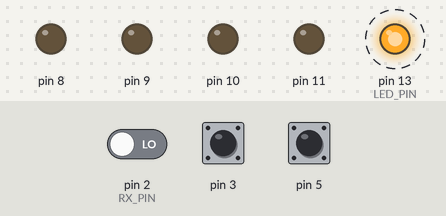
Bench run of a sketch on a simulated Arduino Pro Mini, built with avr-gcc and run on an emulated ATmega328P. On the bench: output pins drawn as LEDs (lit = HIGH). Dashed ring = blinking. Inputs (shaded band) come from the test bench; at power-on: pin 3 HIGH, pin 5 HIGH, pin 2 (RX_PIN) LOW.

Above: at 1.2 s.
1.3 s: pin 3 pulled LOW for 0.15 s
At 1.4 s:
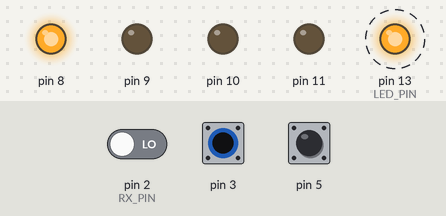
4.3 s: pin 5 pulled LOW for 0.15 s
At 4.4 s:
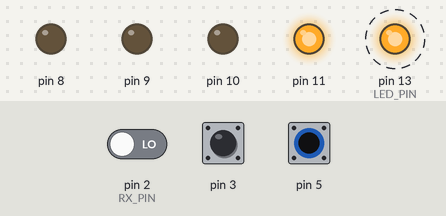
7.3 s: pin 3 pulled LOW for 1 s
At 7.9 s:
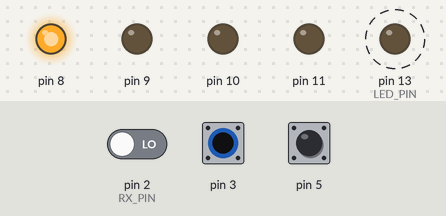
10.3 s: pin 5 pulled LOW for 1 s
At 10.9 s:
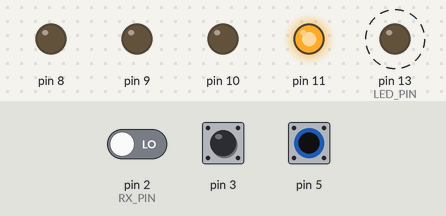
13.3 s: pin 5 pulled LOW for 3.2 s
At 16.9 s:
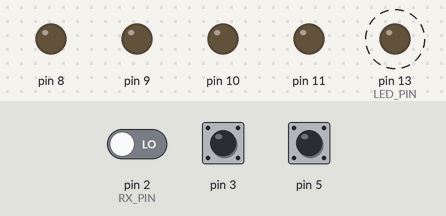
18.0 s: pin 3 pulled LOW for 3.2 s
At 18.4 s:
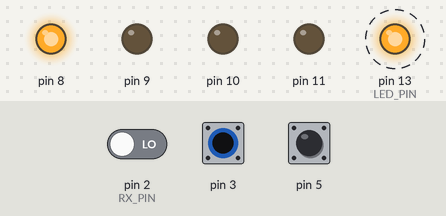
Timing chart, 0 to 23.7 s (numbered marks = the images above; inputs shaded):
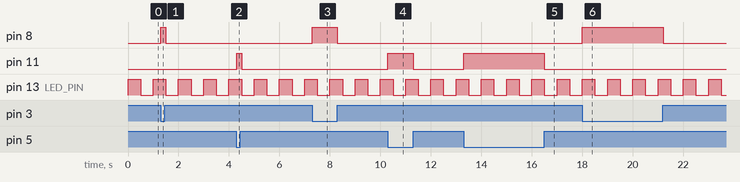

The sketch:

RcGear.ino
```cpp
/**
 * Simple RC Gear Controller.
 * Author: Heinz Bruederlin
 * Date: 01/2018
 *
 * Arduino Pro Mini ATmega328P 3.3V 8Mhz
 * Two Channel H Bridge MX1508
 *
 * Pin Raw 5V
 * Pin Gnd Gnd
 * Pin 2 (PD2 INT8) rx input impluse
 *
 * Pin 3 (PD3)      left gear limit switch (white)
 * Pin 4 (PD4)      left gear limit switch (black)
 * Pin 5 (PD5)      right gear limit switch (white)
 * Pin 6 (PD6)      right gear limit switch (black)
 *
 * Pin 8 (PB0)      left motor ina2
 * Pin 9 (PB1)      left motor ina1
 *
 * Pin 10 (PB2)      right motor inb2
 * Pin 11 (PB3)      right motor inb1
 */
 #include <Arduino.h>
 #include "Led.h"
 #include "RcRx.h"
 #include "Ctrl.h"

#define LED_PIN         13 /* Pin PB5 */
#define RX_PIN           2 /* Pin PD2 */

#define LEFT_LIMIT_OUT   3 /* Pin PD3 */
#define LEFT_LIMIT_IN    4 /* Pin PD4 */
#define RIGHT_LIMIT_OUT  5 /* Pin PD5 */
#define RIGHT_LIMIT_IN   6 /* Pin PD6 */

#define LEFT_MOTOR_1     9 /* Pin PB1*/
#define LEFT_MOTOR_2     8 /* Pin PB0*/
#define RIGHT_MOTOR_1   11 /* Pin PB3*/
#define RIGHT_MOTOR_2   10 /* Pin PB2*/

#define RX_CENTER 1500
#define RX_RANGE   200

//#define DEBUG

static Led  led(LED_PIN);
static RcRx rx(RX_PIN);
static Ctrl left( LEFT_LIMIT_IN,  LEFT_LIMIT_OUT,
                  LEFT_MOTOR_1,   LEFT_MOTOR_2, false);
static Ctrl right(RIGHT_LIMIT_IN, RIGHT_LIMIT_OUT,
                  RIGHT_MOTOR_1,  RIGHT_MOTOR_2, true);

void setup() {
    led.init();
    rx.init();
    left.init();
    right.init();
#ifdef DEBUG
    Serial.begin(19200);
#endif
}

void loop () {
    unsigned int v = rx.value();
    enum Dir {Up, Stop, Down} dir;
    if (v  > RX_CENTER+RX_RANGE) {
        dir = Up;
    } else if (v < RX_CENTER-RX_RANGE) {
        dir = Down;
    } else {
        dir = Stop;
    }
#ifdef DEBUG
    Serial.print(v); Serial.print(" "); Serial.println(dir);
#endif
    switch (dir) {
        case Up:
            left.up();
            right.up();
            led.update(Led::Middle);
            break;
        case Down:
            left.down();
            right.down();
            led.update(Led::Fast);
            break;
        case Stop:
            left.stop();
            right.stop();
            led.update(Led::Slow);
            break;
    }
    delay(100);
}
```

Ctrl.cpp
```cpp
/**
 * Simple Arduino Led Controller
 * Author: Heinz Bruederlin
 * Date: 01/2018
 */
#include "Ctrl.h"

Ctrl::Ctrl(int _limit_in,  int _limit_out, int _motor_1, int _motor_2,
           bool invert) {
    limit_in   = _limit_in;
    limit_out  = _limit_out;
    if (invert) {
        motor_1 = _motor_2;
        motor_2 = _motor_1;
    } else {
        motor_1 = _motor_1;
        motor_2 = _motor_2;
    }
}

void Ctrl::init(void) {
    pinMode(limit_in,   INPUT_PULLUP);
    pinMode(limit_out,  INPUT_PULLUP);
    pinMode(motor_1, OUTPUT);
    pinMode(motor_2, OUTPUT);
    motorStop();
    state = Stop;
}

void Ctrl::motorStop() {
    digitalWrite(motor_1, LOW);
    digitalWrite(motor_2, LOW);
}

void Ctrl::motorIn() {
    digitalWrite(motor_1, HIGH);
    digitalWrite(motor_2, LOW);
}

void Ctrl::motorOut() {
    digitalWrite(motor_1, LOW);
    digitalWrite(motor_2, HIGH);
}

void Ctrl::up(void) {
    if (digitalRead(limit_in)) {
        if (state != Stop) {
            motorStop();
            state = Stop;
        }
    } else if (state != Up) {
        motorIn();
        state = Up;
    }
}

void Ctrl::down(void) {
    if (digitalRead(limit_out)) {
        if (state != Stop) {
            motorStop();
            state = Stop;
        }
    } else if (state != Down) {
        motorOut();
        state = Down;
    }
}

void Ctrl::stop(void) {
    motorStop();
    state = Stop;
}
```

Ctrl.h
```cpp
/**
 * Simple Arduino Led Controller
 * Author: Heinz Bruederlin
 * Date: 01/2018
 */

#ifndef CTRL_H
#define CTRL_H

#include <Arduino.h>

class Ctrl {
  public:
    Ctrl(int limit_in,  int limit_out, int motor_1, int motor_2,
         bool invert);
    void init(void);
    void up(void);
    void down(void);
    void stop(void);
    int getState(void) {return state;}
  private:
    void motorStop(void);
    void motorIn(void);
    void motorOut(void);

    enum State {In=-2, Up=-1, Stop=0, Down=1, Out=2} state;
    int limit_in;
    int limit_out;
    int motor_1;
    int motor_2;
};

#endif
```

Led.cpp
```cpp
/**
 * Simple Arduino Led Controller
 * Author: Heinz Bruederlin
 * Date: 01/2018
 */
#include "Led.h"

Led::Led(int _portNo) {
    portNo = _portNo;
}

void Led::init(void) {
    nextTime = 0;
    state = LOW;
    pinMode(portNo, OUTPUT);
    digitalWrite(portNo, state);
}

void Led::update(enum Mode mode) {
    unsigned long t = micros();
    if (t > nextTime) {
        nextTime = t + 500000 * mode;
        state = !state;
        digitalWrite(portNo, state);
    }
}
```

Led.h
```cpp
/**
 * Simple Arduino Led Controller
 * Author: Heinz Bruederlin
 * Date: 01/2018
 */

#ifndef LED_H
#define LED_H

#include <Arduino.h>

class Led {
  public:
    enum Mode {Slow=3, Middle=2, Fast=1};
    Led(int portNo);
    void init(void);
    void update(enum Mode mode);
  private:
    int portNo;
    int state;
    unsigned long nextTime;
};

#endif
```

RcRx.cpp
```cpp
/**
 * Simple Arduino RC Receiver for one Channel
 * Author: Heinz Bruederlin
 * Date: 01/2018
 */
#include "RcRx.h"

RcRx* RcRx::singleton = NULL;

/**
 * only port 2 or 3 support external interrupts
 * (otherwise we have to use pin change interrupt code ...)
 */
RcRx::RcRx(int _portNo) {
    portNo = _portNo;
}

void RcRx::init(void) {
    startTime = 0;
    pulseWidth = 0;
    lastInterruptTime = 0;
    if (!singleton) {
        singleton = this;
    }
    attachInterrupt(digitalPinToInterrupt(portNo), calcSignal, CHANGE);
}

unsigned int RcRx::value(void) {
    if (pulseWidth < 800 || pulseWidth > 2200) {
        return 0;
    }
    return pulseWidth;
}

void RcRx::calcSignal(void) {
    if (!singleton) return;
    singleton->lastInterruptTime = micros();
    if (digitalRead(singleton->portNo) == HIGH) {
        singleton->startTime = singleton->lastInterruptTime;
    } else if (singleton->startTime != 0) {
        singleton->pulseWidth = (singleton->lastInterruptTime -
                                 singleton->startTime);
				singleton->startTime = 0;
    }
}
```

RcRx.h
```cpp
/**
 * Simple Arduino RC Receiver for one Channel
 * Author: Heinz Bruederlin
 * Date: 01/2018
 */

#ifndef RCRX_H
#define RCRX_H

#include <Arduino.h>

class RcRx {
  public:
    RcRx(int portNo);
    void init(void);
    unsigned int value(void);
  private:
    int portNo;
    unsigned int pulseWidth;
    volatile unsigned long startTime;
    volatile unsigned long lastInterruptTime;
    static RcRx* singleton;
    static void calcSignal(void);
};

#endif
```

Measured:
- after the input at 1.3 s, pin 8: LOW → HIGH at once, → LOW 0.20 s later
- after the input at 4.3 s, pin 11: LOW → HIGH at once, → LOW 0.20 s later
- after the input at 7.3 s, pin 8: LOW → HIGH at once, → LOW 1.0 s later
- after the input at 10.3 s, pin 11: LOW → HIGH at once, → LOW 1.0 s later
- after the input at 13.3 s, pin 11: LOW → HIGH at once, → LOW 3.2 s later
- after the input at 18.0 s, pin 8: LOW → HIGH at once, → LOW 3.2 s later
- by itself, pin 13 (LED_PIN): alternates HIGH for 0.50 s and LOW for 0.50 s
